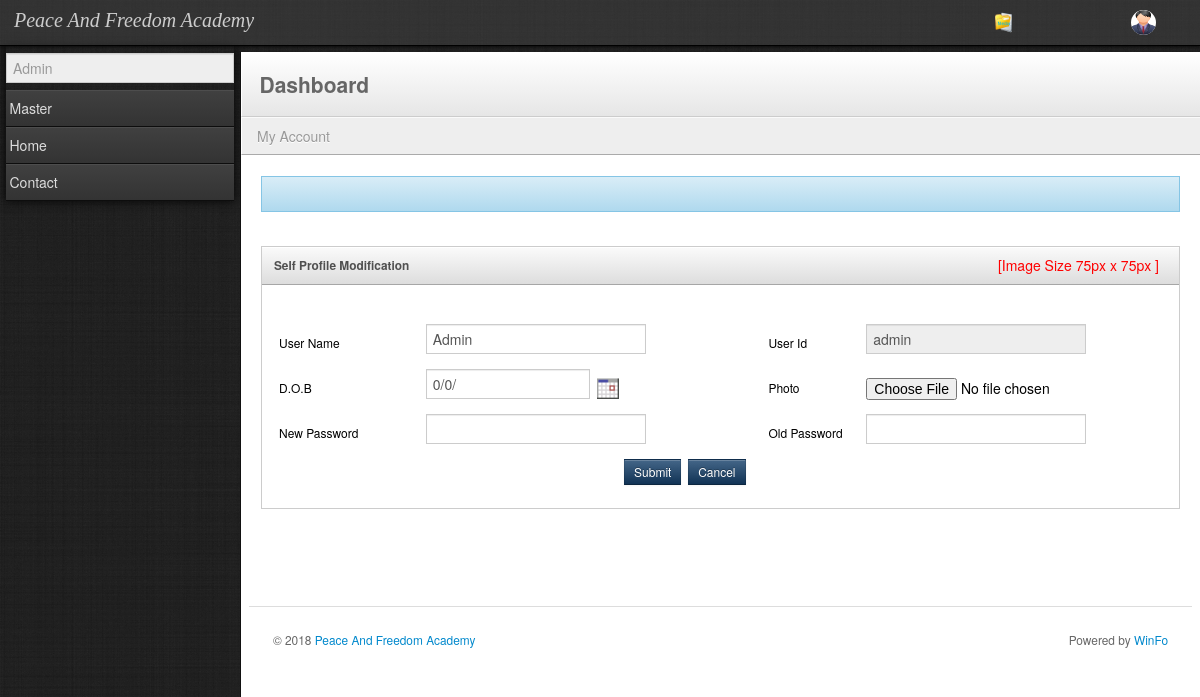
/admin-panel/my-account.php (signed in), run on the app's committed database.
### tables this page shows
CREATE TABLE `menu_master` (
  `mid` int(4) NOT NULL AUTO_INCREMENT,
  `parent_id` int(4) DEFAULT NULL,
  `sub_id` int(5) NOT NULL,
  `murl` varchar(50) DEFAULT NULL,
  `title` varchar(50) DEFAULT NULL,
  `srl` int(4) DEFAULT NULL,
  `mbody` varchar(50) DEFAULT NULL,
  `img_nm` varchar(30) DEFAULT NULL,
  `show_tag` varchar(1) NOT NULL DEFAULT 'T',
  PRIMARY KEY (`mid`)
);

CREATE TABLE `user_mas` (
  `uid` int(5) NOT NULL AUTO_INCREMENT,
  `user_nm` varchar(25) DEFAULT NULL,
  `user_id` varchar(10) NOT NULL,
  `pwd` blob,
  `user_status` varchar(1) DEFAULT 'I',
  `current_status` varchar(1) DEFAULT 'I',
  `user_type` varchar(1) DEFAULT 'G',
  `dob` date DEFAULT NULL,
  `photo_path` text,
  `page_per` text,
  `cust_id` int(5) DEFAULT NULL,
  PRIMARY KEY (`uid`),
  KEY `uid` (`uid`),
  KEY `user_id` (`user_id`)
);

### admin-panel/inc/operator_class.php (called while the page is built, shortened)
<?php
class Session
{
    var $SessionName='Default';
    function Get($Setting,$Default='')
    {
        if(isset($_SESSION[$this->SessionName][$Setting]) && !empty($_SESSION[$this->SessionName][$Setting]))
            return $_SESSION[$this->SessionName][$Setting];
        else
            return $Default;
    }
}
?>

### admin-panel/inc/dblib.inc.php (called while the page is built, shortened)
<?php
 function ansi_to_british($date)
 {
    list($year,$month,$day) = explode('-', $date);
    $day = strlen($day) < 2 ? "0".$day : $day ;
    $month = strlen($month) < 2 ? "0".$month : $month ;
    $date = $day."/".$month."/".$year ;
    return $date ;
 }
?>

### admin-panel/side-bar.php (the view, shortened to what this page needs)
<div class="sidebar-nav">
        <form class="search form-inline">
            <input type="text" name="search" id="search" placeholder="<?php echo $ses_user_nm; ?>" readonly="readonly" >
        </form>
        <?php
        $sql="select * from menu_master ";
        $sql.="where parent_id='0' and show_tag='T' ";
        $sql.="order by srl";
        $sth = $conn->prepare($sql);
        $sth->execute();
        $row = $sth->fetchAll();
        foreach ($row as $key => $value)
        {
              $mbody=$value['mbody'];
              $murl=$value['murl'];
              $mid1=$value['mid'];
        ?>
       <?php
        $sqlc ="select count(mid) as cnt from menu_master ";
        $sqlc.="where parent_id=:mid1 and show_tag='T' ";
        $sthc = $conn->prepare($sqlc);
        $sthc->bindParam(':mid1', $mid1);
        $sthc->execute();
        $rowc = $sthc->fetchAll();
        foreach ($rowc as $keyc => $valuec)
        {
        $cnt=$valuec['cnt'];
        }
        if($cnt>=1){
          $murl1="#$mbody-menu";
        }
        else{
            $murl1="./$murl";
        }
        ?>
 <a href="<?php echo $murl1; ?>" class="nav-header" <?php if($cnt>=1){?>data-toggle="collapse"<?php }?>><?php echo $mbody; ?></a>
         <?php
  }
    ?>
  </div>

### admin-panel/header-bottom.php (shortened to what this page needs)
<div class="content">
        <div class="header">
             <h1 class="page-title"><a href="index.php" style="color:#666;">Dashboard</a></h1>
        </div>
        <ul class="breadcrumb">
        <?php
		 $sql_p="select mbody,parent_id,sub_id from menu_master ";
         $sql_p.="where murl=:current_page ";
         $sthp = $conn->prepare($sql_p);
	     $sthp->bindParam(':current_page', $current_page);
	     $sthp->execute();
	     $rowp = $sthp->fetchAll();
		 foreach ($rowp as $keyp => $valuep)
		 {
			$mbody_p=$valuep['mbody'];
		 }
		?>
			 <li class="active">
			 	<?php
			 	echo $mbody_p;
			 	?>
			 </li>
        </ul>

### admin-panel/my-account.php (shortened to what this page needs)
<?php
include('./header.php');
include('./side-bar.php');
include('./header-bottom.php');
?>
<div class="container-fluid">
  <div class="row-fluid">
  <div class="row-fluid">
      <div class="alert alert-info">
          <div id="sub"></div>
      </div>
</div>
<div class="row-fluid">
<div class="block span12">
        <p class="block-heading">Self Profile Modification<div id="image">[Image Size 75px x 75px ]</div></p>
        <div class="block-body">
           <div class="Generator" >
     <form name="form1" method="post" enctype="multipart/form-data" onSubmit="return validate()">
      <table  border="0"  cellpadding="0" cellspacing="0">
      <?php
       $sqle=" select uid,user_nm,user_id,dob,pwd,user_type,user_status,current_status";
       $sqle.=",photo_path,page_per,cust_id ";
       $sqle.=" from user_mas  where uid=:ses_uid ";
       $sthe = $conn->prepare($sqle);
       $sthe->bindParam(':ses_uid', $ses_uid);
       $sthe->execute();
       $rowe = $sthe->fetch();
       $e_user_nm=$rowe['user_nm'];
       $e_user_id=$rowe['user_id'];
       $e_dob=$rowe['dob'];
       $e_dob1=ansi_to_british($e_dob);
    ?>
      <tr >
      <td>User Name </td>
      <td><input type="text" id="u_nm" name="u_nm" value="<?php echo $e_user_nm; ?>" maxlength="25" /></td>
      <td>User Id </td>
      <td><input type="text" id="u_id" name="u_id" value="<?php echo $e_user_id; ?>" maxlength="10" readonly="readonly"/></td>
      </tr>
       <tr >
      <td>D.O.B</td>
      <td><input type="text" id="dob_date" name="dob_date" class="input-medium" value="<?php echo $e_dob1; ?>"/> &nbsp;<img src="./images/cal.gif" align="top"  onclick="displayCalendar(document.forms[1].dob_date,'dd/mm/yyyy',this)" style="height:22px; "/></td>
      <td >Photo </td>
      <td>
      <input type="file" name="image" accept="image/*" /></td>
      </tr>
     <tr>
      <td width="15%">New Password </td>
      <td width="35%"><input type="password" id="n_pwd" name="n_pwd" value="" maxlength="14" /></td>
      <td width="10%">Old Password </td>
      <td width="12%"><input type="password" id="o_pwd" name="o_pwd" value="" maxlength="14" /></td>
      </tr>
      <tr>
      <td colspan="4">
       <div id="button_pos">
      <input type="submit" class="btn btn-primary btn-small" name="submit" id="submit" value="Submit" />&nbsp; <input type="button" name="cancel" id="cancel" class="btn btn-primary btn-small" value="Cancel" onclick="window.location='./user-master.php'"/>
      </div>
      </td>
      </tr>
      </table>
      </form>
      </div>
        </div>
    </div>
</div>
<?php
include('./footer.php');
?>

### data on the page
menu_master: mbody "Master"
menu_master: mbody "Home"
menu_master: mbody "Contact"
menu_master: mbody "My Account"
user_mas: u_nm "Admin", u_id "admin"

### other printed values
$ses_comp_nm "Peace And Freedom Academy"
